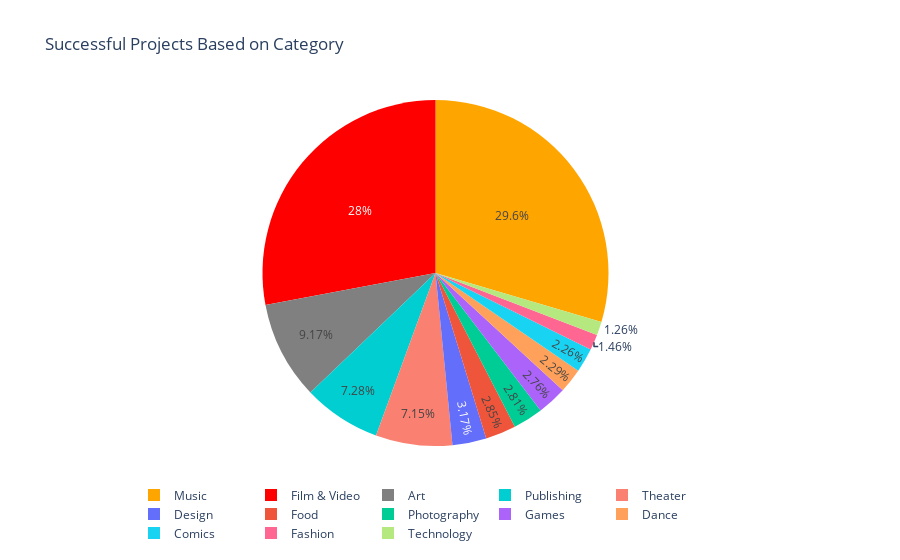

Notebook source saved alongside this figure:
### Code cell
# df[df["status"] == "successful"]["category"]


colors = ["orange", "red", "grey", "darkturquoise", "salmon"]
category = round(
    ks_df[ks_df["status"] == "successful"]["category"].value_counts()
    / len(ks_df[ks_df["status"] == "successful"]["category"])
    * 100,
    2,
)

labels = list(category.index)
values = list(category.values)

trace1 = go.Pie(
    labels=labels,
    values=values,
    marker=dict(colors=colors),
    #    line=dict(color="rgb(100,100,100)", width=1),
)

layout = go.Layout(
    title="Successful Projects Based on Category", legend=dict(orientation="h")
)

fig = go.Figure(data=[trace1], layout=layout)
iplot(fig)

### Figure 1 — Plotly figure (JSON) as saved in the notebook; plotly's stock layout.template omitted (floating-point values rounded to 4 significant figures)
{"data": [{"labels": ["Music", "Film & Video", "Art", "Publishing", "Theater", "Design", "Food", "Photography", "Games", "Dance", "Comics", "Fashion", "Technology"], "marker": {"colors": ["orange", "red", "grey", "darkturquoise", "salmon"]}, "type": "pie", "values": [29.57, 27.96, 9.17, 7.28, 7.15, 3.17, 2.85, 2.81, 2.76, 2.29, 2.26, 1.46, 1.26]}], "layout": {"legend": {"orientation": "h"}, "title": {"text": "Successful Projects Based on Category"}}}
